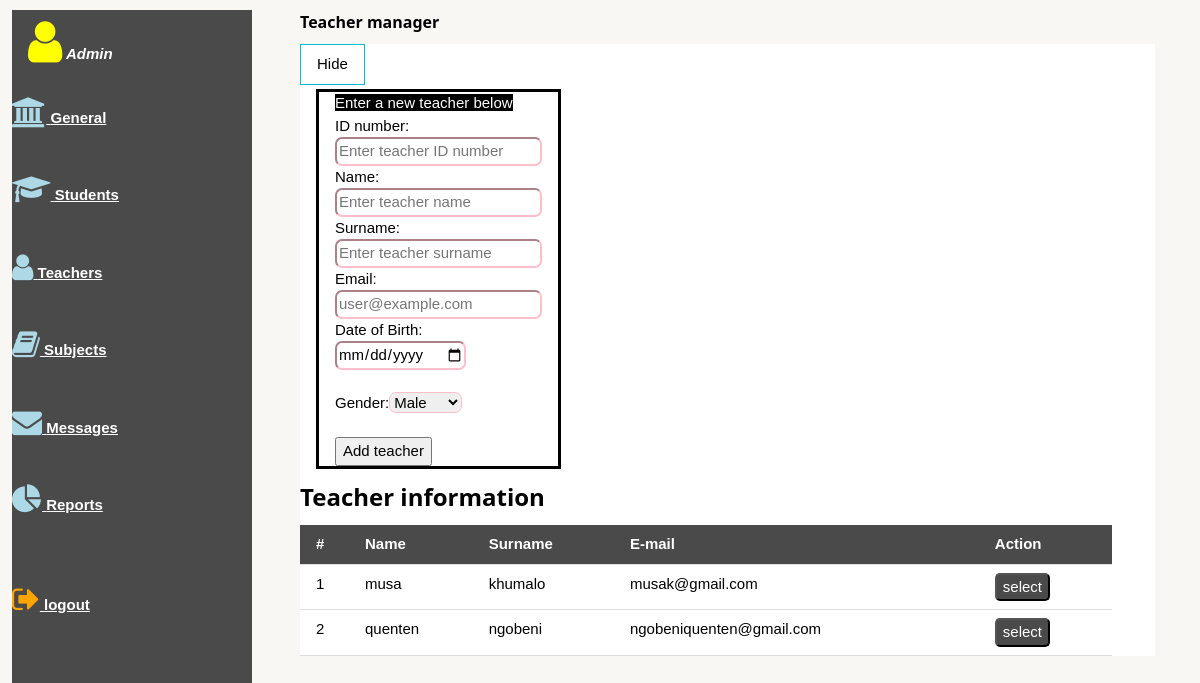
The page /teachermanager.php (signed in) on the database its author committed.
### tables this page shows
CREATE TABLE IF NOT EXISTS `farmer` (
  `tea_id` int(11) NOT NULL AUTO_INCREMENT,
  `tea_name` varchar(35) NOT NULL,
  `tea_surname` varchar(35) NOT NULL,
  `tea_email` varchar(100) NOT NULL,
  `tea_gender` varchar(1) NOT NULL,
  `tea_dob` date NOT NULL,
  `tea_id_num` varchar(13) NOT NULL,
  PRIMARY KEY (`tea_id`),
  UNIQUE KEY `tea_id` (`tea_id`),
  UNIQUE KEY `tea_email` (`tea_email`)
);

### teachermanager.php (the view, shortened to what this page needs)
<!DOCTYPE html>
<html>
<head>
	<link rel="stylesheet" type="text/css" href="w3.css" />
	<link rel="stylesheet" href="https://cdnjs.cloudflare.com/ajax/libs/font-awesome/4.7.0/css/font-awesome.min.css">
</head>
<body style="background-color:rgb(249,247,243)">
<div class="w3-sidebar w3-bar-block" style="width: 20%; background-color: rgb(74,74,74);margin-left:1%; color: white">
	<a class="w3-bar-item w3-button" href="#"><i class="fa fa-user" style="font-size:48px;color:yellow"></i><i style="color: white"><b> Admin</b></i></a>
	<br>
	<strong>
		<a href="generalmanager.php" style="color: white"><i class="fa fa-bank" style="font-size: 30px;color: lightblue;"></i> General</a><br><br><br>
		<a href="studentmanager.php" style="color: white"><i class="fa fa-graduation-cap" style="font-size: 30px;color: lightblue;"></i> Students</a><br><br><br>
		<a href="#" style="color: white"><i class="fa fa-user" style="font-size: 30px;color: lightblue;"></i> Teachers</a><br><br><br>
		<a href="subjectmanager.php" style="color: white"><i class="fa fa-book" style="font-size: 30px;color: lightblue;"></i> Subjects</a><br><br><br>
		<a href="messagemanager.php" style="color: white"><i class="fa fa-envelope" style="font-size: 30px;color: lightblue;"></i> Messages  </a><br><br><br>
		<a href="reports.php" style="color: white"><i class="fa fa-pie-chart" style="font-size: 30px;color: lightblue;"></i>         Reports</a><br><br><br><br>
		<a href="logout.php" style="color: white"><i class="fa fa-sign-out" style="font-size:30px;color:orange"></i> logout</a>
	</strong>
</div>
<div id = "selection" style="margin-left: 25%">
	<h6><b>Teacher manager</b></h6>
	<div id ="content" style="background-color: rgb(255,255,255);width: 95%">
		<div class="w3-accordion">
		<button id = "btnText" onclick="ourFunction('forms')" class="w3-button w3-border w3-border-cyan w3-left">Hide</button><br><br>
		<div id="forms" class="w3-accordion-content w3-container" style="margin-right: 50%">
			<div class="w3-container w3-cell" style="border-style: solid;border-left-color: black;">
				<span style="background-color: black;color: white">Enter a new teacher below</span>
				<br>
				<form method="post" action="adtea.php">
					ID number:<br><input id = "idN" style="border-radius: 7px; border-color: pink;" type="text" name="idNumber" required="required" placeholder="Enter teacher ID number">  <br>
					Name:<br><input style="border-radius: 7px; border-color: pink;" type="text" name="name" required="required" placeholder="Enter teacher name">  <br>
					Surname:<br><input style="border-radius: 7px; border-color: pink;" type="text" name="surname" required="required" placeholder="Enter teacher surname">  <br>
					Email:<br><input style="border-radius: 7px; border-color: pink;" type="text" name="email" required="required" placeholder="user@example.com">  <br>
					Date of Birth:<br><input style="border-radius: 7px; border-color: pink;" type="date" name="birth" required="required">   <br><br>
					Gender:<select name="gender" style="border-radius: 7px; border-color: pink;"><option value="M">Male</option><option value="F">Female</option></select><br>
					<br>
					<button>Add teacher</button>
				</form>
			</div>
			<div class="w3-container w3-cell">
			</div>
		<div class="w3-container w3-cell">
			</div>
		</div>
	</div>
<h3><b>Teacher information</b></h3>
<?php
	$connection = mysqli_connect($host,$user,$password,$database) or die("<p>Error connecting to database: ".mysqli_error(). "</p>");
	$sql = "SELECT tea_id, tea_name, tea_surname, tea_email FROM farmer ORDER BY tea_id DESC";
	$result = mysqli_query($connection, $sql);
	if(mysqli_num_rows($result) > 0){
		echo "<table class='w3-table w3-bordered w3-hoverable' style='width:95%'>
		<thead  style='background-color:rgb(74,74,74);color:white'>
		<tr>
			<th>#</th>
			<th>Name</th>
			<th>Surname</th>
			<th>E-mail</th>
			<th>Action</th>
		</tr>
		</thead>
		<tbody>";
		$counter = 1;
		while($row = mysqli_fetch_assoc($result)){
			echo "
			<tr>
				<td>".$counter."</td>
				<td>".htmlspecialchars($row["tea_name"])."</td>
				<td>".htmlspecialchars($row["tea_surname"])."</td>
				<td>".htmlspecialchars($row["tea_email"])."</td>
				<td>
					<form method='POST' action='teachermanager.php'>
						<input style='width:5%;' id='c_teacher' type='text' name='c_teacher' hidden='hidden' value='".$row["tea_id"]."'>
						<button style='background-color: rgb(74,74,74); color: white;border-radius:5px;border-color:black;'>select</button>
					</form>
				</td>
			</tr>";
			$counter += 1;
		}
	echo "</tbody></table>";
	}
	else{
		echo "No students yet.";
	}
?>
</div>
</div>
</body>
</html>

### w3.css (style rules this page uses)
*,*:before,*:after { box-sizing:inherit }
html { -ms-text-size-adjust:100%;-webkit-text-size-adjust:100% }
body { margin:0 }
a { background-color:transparent;-webkit-text-decoration-skip:objects }
button,input,select,textarea { font:inherit;margin:0 }
button,input { overflow:visible }
button,select { text-transform:none }
button,html [type=button],[type=reset],[type=submit] { -webkit-appearance:button }
html,body { font-family:Verdana,sans-serif;font-size:15px;line-height:1.5 }
html { overflow-x:hidden }
h3 { font-size:24px }
h6 { font-size:16px }
h1,h2,h3,h4,h5,h6 { font-family:"Segoe UI",Arial,sans-serif;font-weight:400;margin:10px 0 }
a { color:inherit }
.w3-table,.w3-table-all { border-collapse:collapse;border-spacing:0;width:100%;display:table }
.w3-bordered tr,.w3-table-all tr { border-bottom:1px solid #ddd }
.w3-table td,.w3-table th,.w3-table-all td,.w3-table-all th { padding:8px 8px;display:table-cell;text-align:left;vertical-align:top }
.w3-table th:first-child,.w3-table td:first-child,.w3-table-all th:first-child,.w3-table-all td:first-child { padding-left:16px }
.w3-btn,.w3-button { border:none;display:inline-block;padding:8px 16px;vertical-align:middle;overflow:hidden;text-decoration:none;color:inherit;background-color:inherit;text-align:center;cursor:pointer;white-space:nowrap }
.w3-btn,.w3-button { -webkit-touch-callout:none;-webkit-user-select:none;-khtml-user-select:none;-moz-user-select:none;-ms-user-select:none;user-select:none }
.w3-sidebar { height:100%;width:200px;background-color:#fff;position:fixed!important;z-index:1;overflow:auto }
.w3-bar-block .w3-bar-item { width:100%;display:block;padding:8px 16px;text-align:left;border:none;white-space:normal;float:none;outline:0 }
.w3-container:after,.w3-container:before,.w3-panel:after,.w3-panel:before,.w3-row:after,.w3-row:before,.w3-row-padding:after,.w3-row-padding:before, .w3-cell-row:before,.w3-cell-row:after,.w3-clear:after,.w3-clear:before,.w3-bar:before,.w3-bar:after { content:"";display:table;clear:both }
.w3-cell { display:table-cell }
.w3-container,.w3-panel { padding:0.01em 16px }
.w3-border { border:1px solid #ccc!important }
.w3-left { float:left!important }
.w3-border-cyan,.w3-hover-border-cyan:hover { border-color:#00bcd4!important }

### rows shown on the page
farmer: tea_name "musa", tea_surname "khumalo", tea_email "musak@gmail.com"
farmer: tea_name "quenten", tea_surname "ngobeni", tea_email "ngobeniquenten@gmail.com"
